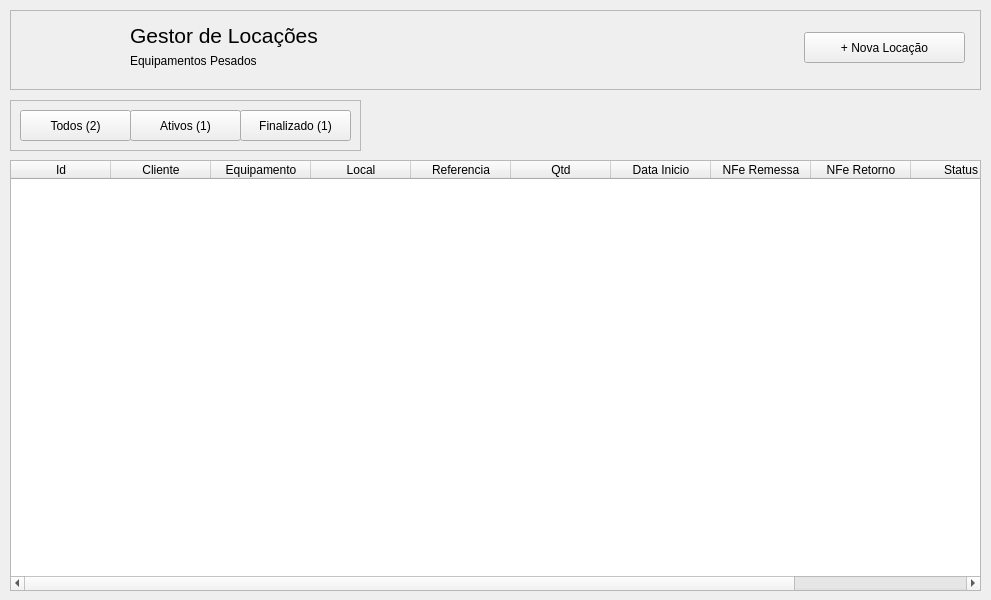
<?xml version="1.0" encoding="UTF-8"?>
<ui version="4.0">
 <class>MainWindow</class>
 <widget class="QMainWindow" name="MainWindow">
  <property name="geometry">
   <rect>
    <x>0</x>
    <y>0</y>
    <width>991</width>
    <height>600</height>
   </rect>
  </property>
  <property name="windowTitle">
   <string>Dash</string>
  </property>
  <widget class="QWidget" name="centralwidget">
   <widget class="QFrame" name="frame">
    <property name="geometry">
     <rect>
      <x>10</x>
      <y>10</y>
      <width>971</width>
      <height>80</height>
     </rect>
    </property>
    <property name="frameShape">
     <enum>QFrame::StyledPanel</enum>
    </property>
    <property name="frameShadow">
     <enum>QFrame::Raised</enum>
    </property>
    <widget class="QLabel" name="label">
     <property name="geometry">
      <rect>
       <x>10</x>
       <y>10</y>
       <width>81</width>
       <height>61</height>
      </rect>
     </property>
     <property name="text">
      <string/>
     </property>
     <property name="pixmap">
      <pixmap>../assets/escavadeira.png</pixmap>
     </property>
     <property name="scaledContents">
      <bool>true</bool>
     </property>
    </widget>
    <widget class="QLabel" name="label_2">
     <property name="geometry">
      <rect>
       <x>120</x>
       <y>10</y>
       <width>201</width>
       <height>31</height>
      </rect>
     </property>
     <property name="font">
      <font>
       <pointsize>16</pointsize>
      </font>
     </property>
     <property name="text">
      <string>Gestor de Locações</string>
     </property>
    </widget>
    <widget class="QLabel" name="label_3">
     <property name="geometry">
      <rect>
       <x>120</x>
       <y>40</y>
       <width>181</width>
       <height>21</height>
      </rect>
     </property>
     <property name="text">
      <string>Equipamentos Pesados</string>
     </property>
    </widget>
    <widget class="QPushButton" name="btnNovaLocacao">
     <property name="geometry">
      <rect>
       <x>794</x>
       <y>22</y>
       <width>161</width>
       <height>31</height>
      </rect>
     </property>
     <property name="text">
      <string>+ Nova Locação</string>
     </property>
     <property name="icon">
      <iconset>
       <normaloff>../assets/trator (2).png</normaloff>../assets/trator (2).png</iconset>
     </property>
    </widget>
   </widget>
   <widget class="QFrame" name="frame_2">
    <property name="geometry">
     <rect>
      <x>10</x>
      <y>100</y>
      <width>351</width>
      <height>51</height>
     </rect>
    </property>
    <property name="frameShape">
     <enum>QFrame::StyledPanel</enum>
    </property>
    <property name="frameShadow">
     <enum>QFrame::Raised</enum>
    </property>
    <widget class="QPushButton" name="pushButton_2">
     <property name="geometry">
      <rect>
       <x>10</x>
       <y>10</y>
       <width>111</width>
       <height>31</height>
      </rect>
     </property>
     <property name="text">
      <string>Todos (2)</string>
     </property>
     <property name="icon">
      <iconset>
       <normaloff>../assets/trator.png</normaloff>../assets/trator.png</iconset>
     </property>
    </widget>
    <widget class="QPushButton" name="pushButton_3">
     <property name="geometry">
      <rect>
       <x>120</x>
       <y>10</y>
       <width>111</width>
       <height>31</height>
      </rect>
     </property>
     <property name="text">
      <string>Ativos (1)</string>
     </property>
     <property name="icon">
      <iconset>
       <normaloff>../assets/escavadora.png</normaloff>../assets/escavadora.png</iconset>
     </property>
    </widget>
    <widget class="QPushButton" name="pushButton_6">
     <property name="geometry">
      <rect>
       <x>230</x>
       <y>10</y>
       <width>111</width>
       <height>31</height>
      </rect>
     </property>
     <property name="text">
      <string>Finalizado (1)</string>
     </property>
     <property name="icon">
      <iconset>
       <normaloff>../assets/trator (1).png</normaloff>../assets/trator (1).png</iconset>
     </property>
    </widget>
   </widget>
   <widget class="QTableWidget" name="tabela">
    <property name="geometry">
     <rect>
      <x>10</x>
      <y>160</y>
      <width>971</width>
      <height>431</height>
     </rect>
    </property>
    <property name="editTriggers">
     <set>QAbstractItemView::AnyKeyPressed|QAbstractItemView::CurrentChanged|QAbstractItemView::DoubleClicked|QAbstractItemView::EditKeyPressed</set>
    </property>
    <property name="alternatingRowColors">
     <bool>true</bool>
    </property>
    <property name="selectionMode">
     <enum>QAbstractItemView::MultiSelection</enum>
    </property>
    <property name="selectionBehavior">
     <enum>QAbstractItemView::SelectRows</enum>
    </property>
    <column>
     <property name="text">
      <string>Id</string>
     </property>
    </column>
    <column>
     <property name="text">
      <string>Cliente</string>
     </property>
    </column>
    <column>
     <property name="text">
      <string>Equipamento</string>
     </property>
    </column>
    <column>
     <property name="text">
      <string>Local</string>
     </property>
    </column>
    <column>
     <property name="text">
      <string>Referencia</string>
     </property>
    </column>
    <column>
     <property name="text">
      <string>Qtd</string>
     </property>
    </column>
    <column>
     <property name="text">
      <string>Data Inicio</string>
     </property>
    </column>
    <column>
     <property name="text">
      <string>NFe Remessa</string>
     </property>
    </column>
    <column>
     <property name="text">
      <string>NFe Retorno</string>
     </property>
    </column>
    <column>
     <property name="text">
      <string>Status</string>
     </property>
    </column>
    <column>
     <property name="text">
      <string>Observações</string>
     </property>
    </column>
   </widget>
  </widget>
 </widget>
 <resources/>
 <connections/>
</ui>
